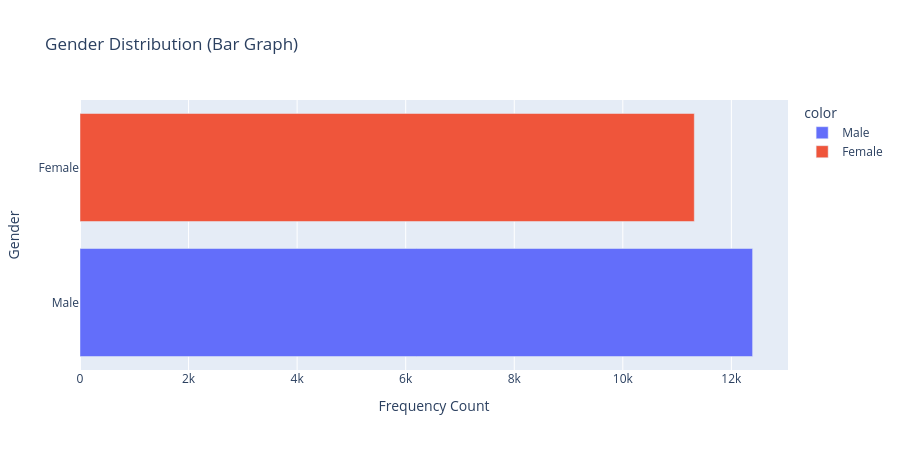

The notebook cell this image was saved under:
### Code cell
# Gender Distribution — Bar Graph
bar_graph = px.bar(
    y     = gender_mapping,
    x     = [male_count, female_count],
    title = "Gender Distribution (Bar Graph)",
    color = gender_mapping,
    height= 450
)
bar_graph.update_layout(yaxis_title="Gender", xaxis_title="Frequency Count")
bar_graph.show()

### Figure 1 — Plotly figure (JSON) as saved in the notebook; plotly's stock layout.template omitted (floating-point values rounded to 4 significant figures)
{"data": [{"hovertemplate": "color=Male<br>x=%{x}<br>y=%{y}<extra></extra>", "legendgroup": "Male", "marker": {"color": "#636efa", "pattern": {"shape": ""}}, "name": "Male", "orientation": "h", "showlegend": true, "textposition": "auto", "type": "bar", "x": [12391], "xaxis": "x", "y": ["Male"], "yaxis": "y"}, {"hovertemplate": "color=Female<br>x=%{x}<br>y=%{y}<extra></extra>", "legendgroup": "Female", "marker": {"color": "#EF553B", "pattern": {"shape": ""}}, "name": "Female", "orientation": "h", "showlegend": true, "textposition": "auto", "type": "bar", "x": [11317], "xaxis": "x", "y": ["Female"], "yaxis": "y"}], "layout": {"barmode": "relative", "height": 450, "legend": {"title": {"text": "color"}, "tracegroupgap": 0}, "title": {"text": "Gender Distribution (Bar Graph)"}, "xaxis": {"anchor": "y", "domain": [0, 1], "title": {"text": "Frequency Count"}}, "yaxis": {"anchor": "x", "domain": [0, 1], "title": {"text": "Gender"}}}}
